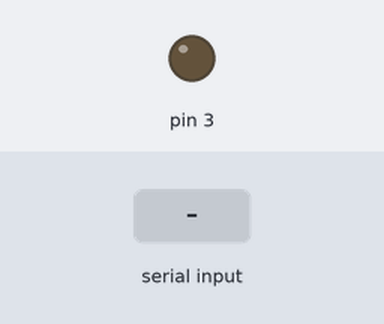
This sketch was run on a simulated Arduino Uno, built with avr-gcc and run on an emulated ATmega328P. Shown: output pins drawn as LEDs (lit = HIGH). The inputs (shaded band) are chosen by the test bench.

Above: at 1.2 s.
1.3 s: "a" received over Serial
At 1.8 s:
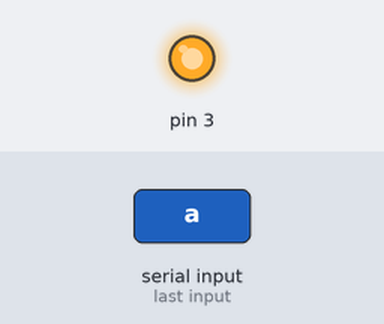
2.8 s: "s" received over Serial
At 4.1 s:
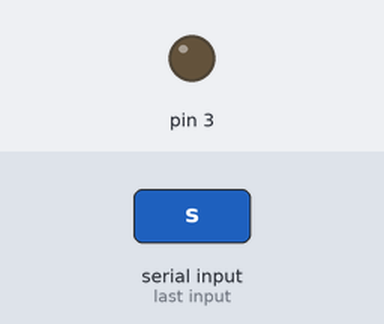
Timing chart, 0 to 5.8 s (numbered marks = the images above; inputs shaded):
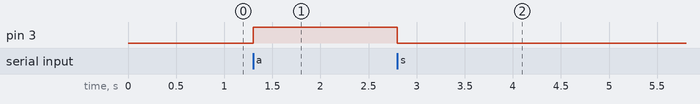

The sketch:

A02_NodeRed_LedContro.ino
```cpp
void setup() {
  Serial.begin(9600);
  //collego un led sul pin 3
  pinMode(3, OUTPUT);
}

void loop() {
  if (Serial.available()) {
    //se ci sono dati in arrivo dalla seriale
    //li posso leggere qui
    char ch = Serial.read();
    if (ch == 'a') {
      //accendo il led
      digitalWrite(3, HIGH);
    }
    if (ch == 's') {
      //spengo il led
      digitalWrite(3, LOW);
    }
  }
}
```

Measured:
- after the input at 1.3 s, pin 3: LOW → HIGH at once
- after the input at 2.8 s, pin 3: HIGH → LOW at once
